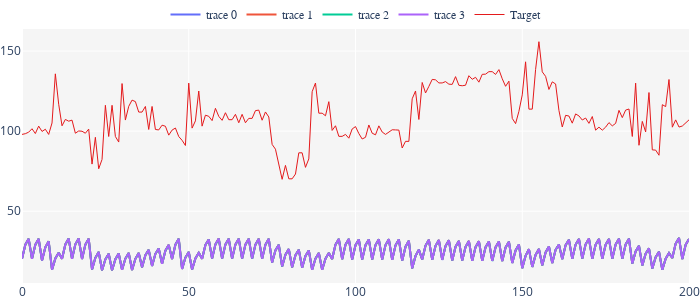

The notebook cell this image was saved under:
### Code cell
# cafe data is too large to set a high epochs number to run on my local machine

# for loss_function_qs in [0.05, 0.25, 0.50, 0.75, 0.95]: #[0.50]:#[0.05, 0.50, 0.95]:
#     print(f"Processing loss function alpha: {loss_function_qs}")
#     if __name__ == "__main__":
#         s, s2, mape_s, mae_s, mae, mape, total_mins, train_loss, test_loss, for_plotting = main(
#             seed=42, 
#             cuda=False,
#             cell_type='lstm', 
#             attention_model='BA', 
#             la_method='none',
#             batch_size=256, 
#             hs=64, 
#             save_model=False, 
#             loss_function_qs = loss_function_qs, 
#             normalization = False,
#             configs = configs
#         )
        

import plotly.graph_objects as go
from plotly.colors import n_colors

#################################################
# Common settings for graphics
#################################################
font_family = "Raleway, PT Sans Narrow, Overpass, Arial"
width_graphic = 1500
color_base = "rgb(236,200,178)"
color_accent = "rgb(80,70,69)"
c_target = "rgb(228,26,28)"
c_list = n_colors(color_base, color_accent, 3, colortype="rgb")

fig = go.Figure()

i_qntl = 1
for qntl in [["0.05","0.95"], ["0.25","0.75"], ["0.05"]]:
    
    if len(qntl) == 2:

        df_low = pd.read_csv(f'results/{site}/q{qntl[0]}.csv')
        df_high = pd.read_csv(f'results/{site}/q{qntl[1]}.csv')

        fig.add_trace(
            go.Scatter(
                y=df_low.iloc[:,0],
                mode="lines",
#                 name="Quantile{}".format(i_qntl),
#                 legendgroup="Quantile{}".format(i_qntl),
#                 showlegend=True,
#                 xaxis="x",
#                 opacity=0.1,
#                 line=dict(color=c_list[i_qntl], width=0),
            ),
        )

        fig.add_trace(
            go.Scatter(
                y=df_high.iloc[:,0],
                mode="lines",
#                 name="Quantile{}".format(i_qntl),
#                 legendgroup="Quantile{}".format(i_qntl),
#                 showlegend=False,
#                 xaxis="x",
#                 fill="tonexty",
#                 opacity=0.1,
#                 line=dict(color=c_list[i_qntl], width=0),
            ),
        )
    
    i_qntl+=1
    
df_actual = pd.read_csv(f'results/{site}/actual.csv')

fig.add_trace(
    go.Scatter(
        y=df_actual.iloc[:,0],
        mode="lines",
        name="Target",
        legendgroup="Target",
        line=dict(color=c_target, width=1),
        xaxis="x",
    ),
)

fig.update_layout(
    width=700,
    height=300,
    margin=dict(
        l=0,
        r=0,
        t=0,
        b=0,
    ),
    plot_bgcolor="rgb(245,245,245)",
    legend=dict(
        orientation="h",
        yanchor="bottom",
        y=1,
        xanchor="center",
        x=0.5,
        font=dict(
            size=12,
            family=font_family,
        ),
    ),
)
    
fig.show()

### Figure 1 — Plotly figure (JSON) as saved in the notebook; plotly's stock layout.template omitted (floating-point values rounded to 4 significant figures; data arrays with more than 128 entries replaced by an {"elided": "..."} marker saying what was removed)
{"data": [{"mode": "lines", "type": "scatter", "y": {"elided": "201 float values"}}, {"mode": "lines", "type": "scatter", "y": {"elided": "201 float values"}}, {"mode": "lines", "type": "scatter", "y": {"elided": "201 float values"}}, {"mode": "lines", "type": "scatter", "y": {"elided": "201 float values"}}, {"legendgroup": "Target", "line": {"color": "rgb(228,26,28)", "width": 1}, "mode": "lines", "name": "Target", "type": "scatter", "xaxis": "x", "y": {"elided": "201 float values"}}], "layout": {"height": 300, "legend": {"font": {"family": "Raleway, PT Sans Narrow, Overpass, Arial", "size": 12}, "orientation": "h", "x": 0.5, "xanchor": "center", "y": 1, "yanchor": "bottom"}, "margin": {"b": 0, "l": 0, "r": 0, "t": 0}, "plot_bgcolor": "rgb(245,245,245)", "width": 700}}
